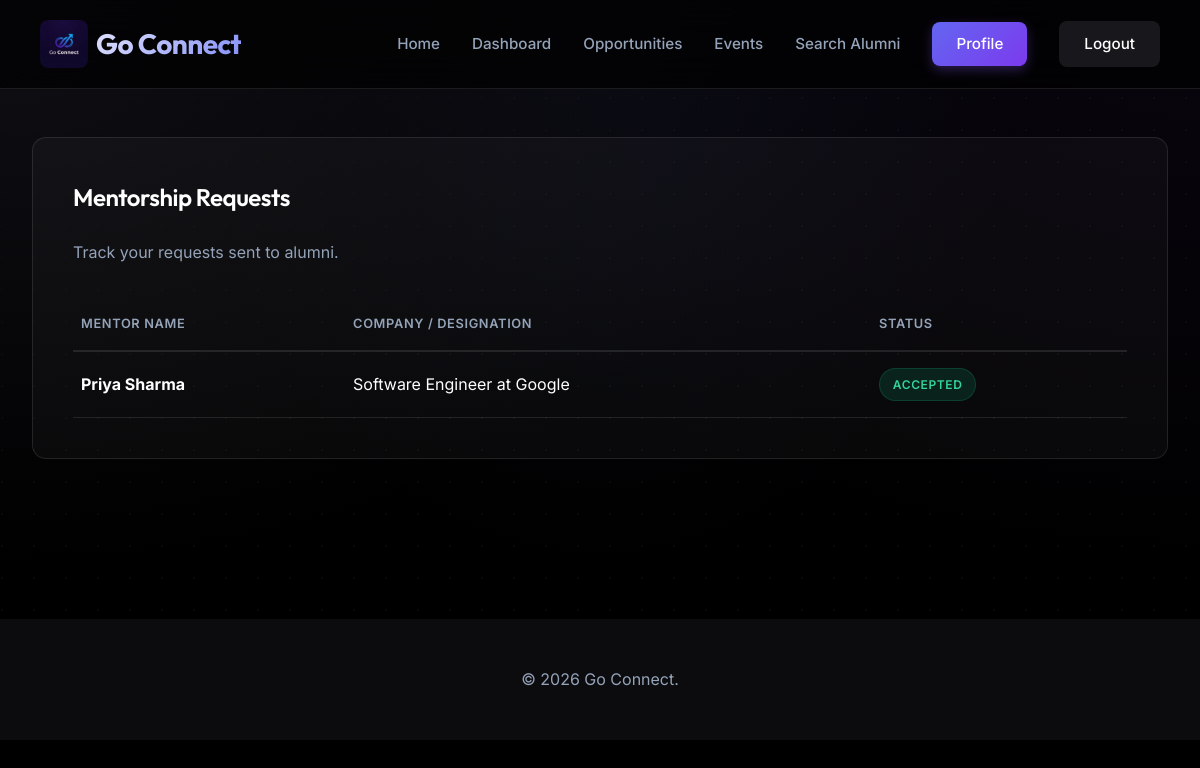
The app's page /mentorship (signed in) with its own data.
### tables this page shows
CREATE TABLE mentorship_requests (
            id INTEGER PRIMARY KEY AUTOINCREMENT,
            student_id INTEGER,
            alumni_id INTEGER,
            status TEXT DEFAULT 'pending', -- 'pending', 'accepted', 'rejected'
            FOREIGN KEY(student_id) REFERENCES users(id),
            FOREIGN KEY(alumni_id) REFERENCES users(id)
        );

CREATE TABLE users (
            id INTEGER PRIMARY KEY AUTOINCREMENT,
            role TEXT NOT NULL, -- 'student', 'alumni', 'admin'
            fullname TEXT NOT NULL,
            email TEXT UNIQUE NOT NULL,
            password_hash TEXT NOT NULL
        );

CREATE TABLE profiles (
            user_id INTEGER PRIMARY KEY,
            department TEXT,
            branch TEXT,
            year TEXT, -- passout year or current year
            company TEXT,
            designation TEXT,
            skills TEXT,
            interests TEXT,
            achievements TEXT,
            resume TEXT,
            mentor_willing INTEGER DEFAULT 1,
            FOREIGN KEY(user_id) REFERENCES users(id)
        );

### app.py (the view)
@app.route('/mentorship')
def mentorship():
    if 'user_id' not in session: return redirect(url_for('login'))
    conn = get_db()
    if session['role'] == 'student':
        requests = conn.execute("""
            SELECT m.id, m.status, u.fullname as alumni_name, p.company, p.designation
            FROM mentorship_requests m
            JOIN users u ON m.alumni_id = u.id
            JOIN profiles p ON u.id = p.user_id
            WHERE m.student_id = ?
        """, (session['user_id'],)).fetchall()
        conn.close()
        return render_template('mentorship.html', requests=requests)
    else:
        conn.close()
        return redirect(url_for('alumni_dashboard'))

### app.py (called while the page is built)
def get_db():
    conn = sqlite3.connect(DB_FILE)
    conn.row_factory = sqlite3.Row
    return conn

### templates/mentorship.html
{% extends 'base.html' %}
{% block content %}
<div class="card">
    <h2>Mentorship Requests</h2>
    <p style="color: var(--text-muted); margin-bottom: 2rem;">Track your requests sent to alumni.</p>
    <table style="width: 100%; border-collapse: collapse; text-align: left;">
        <thead>
            <tr style="border-bottom: 2px solid var(--border);">
                <th style="padding: 1rem 0.5rem;">Mentor Name</th>
                <th style="padding: 1rem 0.5rem;">Company / Designation</th>
                <th style="padding: 1rem 0.5rem;">Status</th>
            </tr>
        </thead>
        <tbody>
            {% for req in requests %}
            <tr style="border-bottom: 1px solid var(--border);">
                <td style="padding: 1rem 0.5rem;"><strong>{{ req.alumni_name }}</strong></td>
                <td style="padding: 1rem 0.5rem;">{{ req.designation }} at {{ req.company }}</td>
                <td style="padding: 1rem 0.5rem;">
                    <span class="badge badge-{{ req.status }}">{{ req.status | title }}</span>
                </td>
            </tr>
            {% else %}
            <tr>
                <td colspan="3" style="padding: 1rem 0.5rem; text-align: center;">You have not sent any mentorship requests yet. Go to <a href="{{ url_for('search') }}">Search</a> to find alumni.</td>
            </tr>
            {% endfor %}
        </tbody>
    </table>
</div>
{% endblock %}

### static/css/style.css (style rules this page uses)
:root { --primary: #6366f1; --primary-light: #818cf8; --background: #000000; --surface: rgba(18, 18, 22, 0.7); --surface-highlight: rgba(30, 30, 35, 0.8); --text-main: #ffffff; --text-muted: #94a3b8; --border: rgba(255, 255, 255, 0.1); --border-glow: rgba(99, 102, 241, 0.3); --radius: 14px; --mesh-1: radial-gradient(at 0% 0%, hsla(253,16%,7%,1) 0, transparent 50%); --mesh-2: radial-gradient(at 50% 0%, hsla(225,39%,30%,0.15) 0, transparent 50%); --mesh-3: radial-gradient(at 100% 0%, hsla(263,45%,20%,0.2) 0, transparent 50%); }
* { box-sizing: border-box; margin: 0; padding: 0; }
body { background-color: var(--background); background-image: var(--mesh-1), var(--mesh-2), var(--mesh-3), radial-gradient(circle at 2px 2px, rgba(255,255,255,0.03) 1px, transparent 0); background-size: 100% 100%, 100% 100%, 100% 100%, 32px 32px; background-attachment: fixed; color: var(--text-main); font-family: 'Inter', -apple-system, sans-serif; line-height: 1.6; -webkit-font-smoothing: antialiased; min-height: 100vh; }
h1, h2, h3, h4, h5, h6 { font-family: 'Outfit', sans-serif; font-weight: 600; letter-spacing: -0.02em; color: var(--text-main); }
.card { background: rgba(255, 255, 255, 0.03); backdrop-filter: blur(10px); -webkit-backdrop-filter: blur(10px); border: 1px solid var(--border); border-radius: var(--radius); padding: 2.5rem; margin-bottom: 2rem; transition: all 0.4s cubic-bezier(0.175, 0.885, 0.32, 1.275); }
.card h2, .card h3 { margin-bottom: 1rem; padding-bottom: 0.5rem; border-bottom: 1px solid var(--border-light); }
.badge { padding: 0.35rem 0.8rem; border-radius: 20px; font-size: 0.75rem; font-weight: 600; display: inline-block; text-transform: uppercase; letter-spacing: 0.05em; }
.badge-accepted { background: rgba(16, 185, 129, 0.15); color: #34d399; border: 1px solid rgba(16,185,129,0.2); }
table { width: 100%; border-collapse: collapse; margin-top: 1rem; }
th, td { padding: 1rem; text-align: left; border-bottom: 1px solid var(--border-light); }
th { color: var(--text-muted); font-weight: 600; text-transform: uppercase; font-size: 0.8rem; letter-spacing: 0.05em; }

### records on screen
mentorship_requests: alumni_name "Priya Sharma", designation "Software Engineer", company "Google", status "ACCEPTED"
